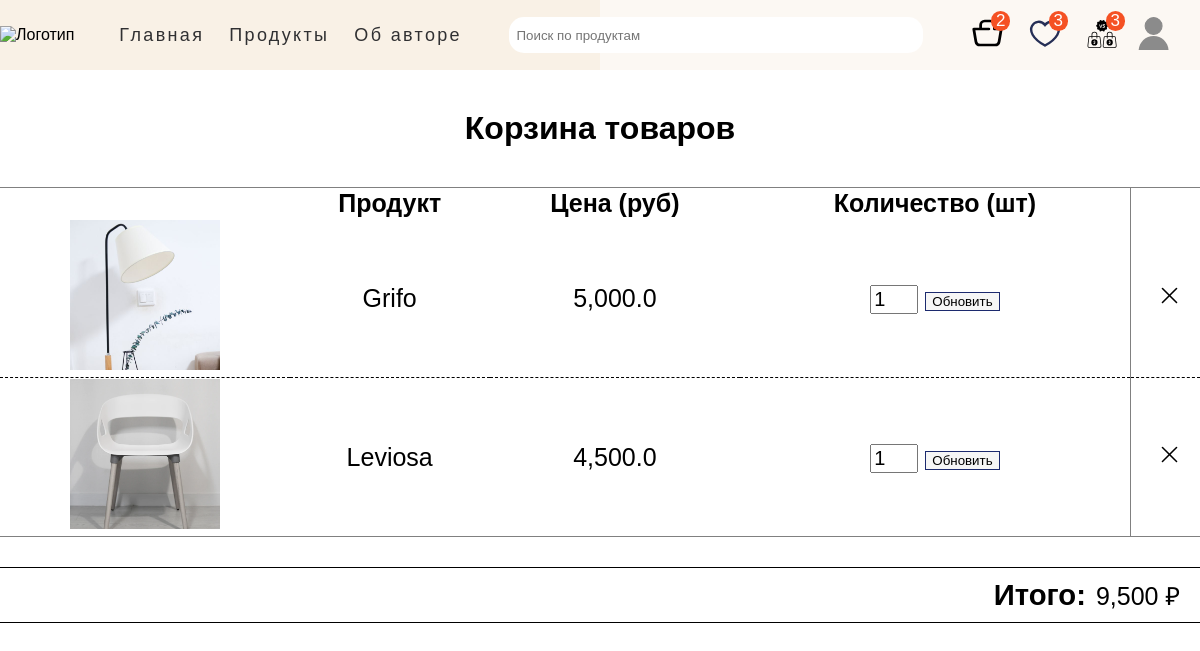
The page /cart/ (signed in) on the database as committed earlier.
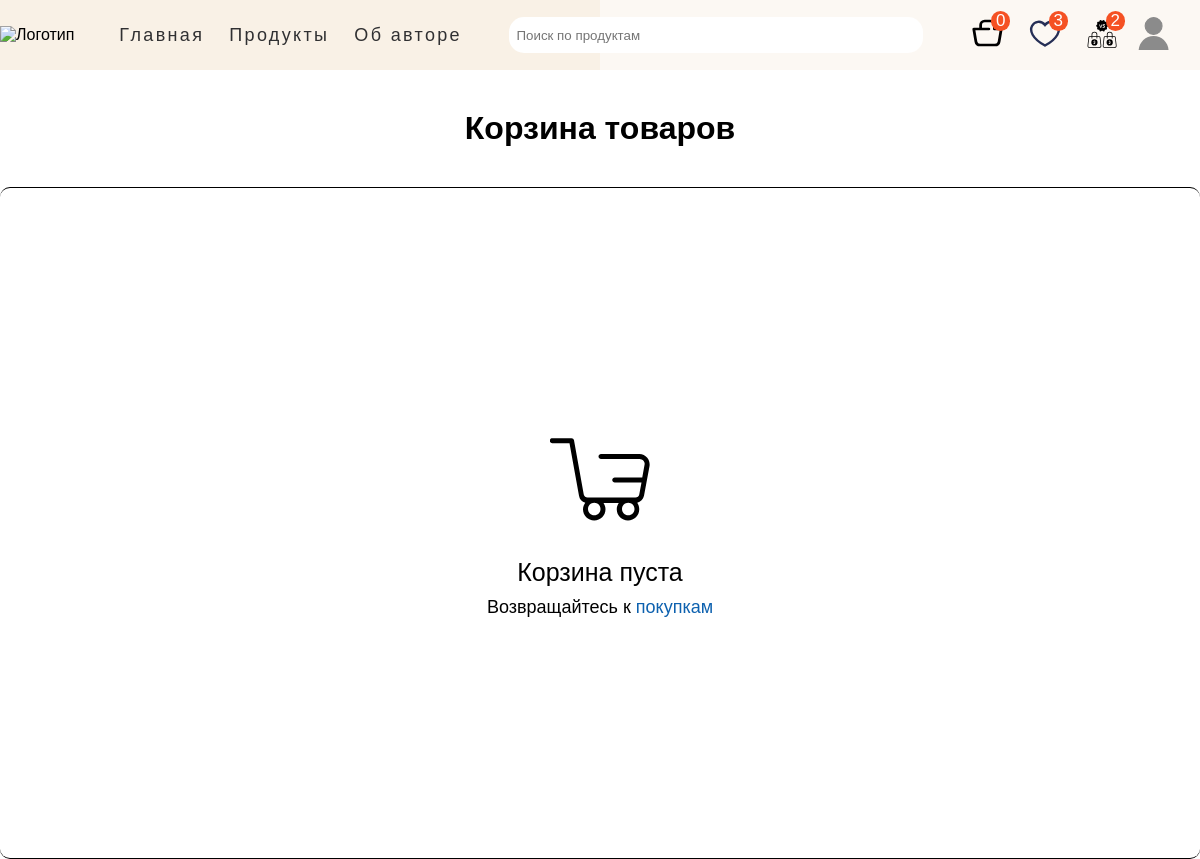
The same page on the database as committed later.
### main_page/models.py (models this page shows, shortened)
class Menu(models.Model):
    title = models.CharField(max_length=50)
    url = models.CharField(max_length=100)
    class Meta:
        verbose_name = 'Меню'
        verbose_name_plural = 'Меню'

### shopping_cart/models.py (models this page shows, shortened)
class ShoppingCart(models.Model):
    name = models.CharField(max_length=50, verbose_name='Наименование')
    price = models.FloatField(max_length=20, verbose_name='Цена')
    img = models.ImageField(upload_to='main_page/images', null=True, verbose_name='Изображение')
    quantity = models.PositiveIntegerField(default=1, verbose_name='Количество')
    user = models.ForeignKey(User, on_delete=models.CASCADE, null=True, verbose_name='Пользователь')
    class Meta:
        ordering = ('name',)
        verbose_name = 'Корзины'
        verbose_name_plural = 'Корзина'

### shopping_cart/views.py (the view)
# urls.py: path('', views.cart_view, name='cart'),
@login_required
def cart_view(request):
    menu = Menu.objects.all()
    cart_items = ShoppingCart.objects.filter(user=request.user)
    cart_prods_counter = request.user.shoppingcart_set.all()
    favourite_prods_counter = request.user.favourite_set.all()
    compare_prods_counter = request.user.compare_set.all()
    total_price = cart_items.aggregate(
        total_price=Sum(ExpressionWrapper(F('price') * F('quantity'),
                                          output_field=DecimalField())))
    return render(request, 'shopping_cart/shopping_cart.html',
                  {'menu': menu,
                   'cart_items': cart_items,
                   'cart_prods_counter': cart_prods_counter,
                   'favourite_prods_counter': favourite_prods_counter,
                   'compare_prods_counter': compare_prods_counter,
                   'total_price': total_price['total_price']})

### templates/shopping_cart/shopping_cart.html (shortened to what this page needs)
{% extends 'main_page/base.html' %}
{% load static %}
{% block css %}
    <link rel="stylesheet" href="{% static 'css/cart.css' %}">
{% endblock %}
{% block content %}
    <h1>Корзина товаров</h1>
    <section class="cart-content container">
        {% if cart_items %}
            <table class="products-cart">
                <thead>
                    <tr class="row-titles">
                        <th class="product-thumbnail">&nbsp;</th>
                        <th class="product-name">Продукт</th>
                        <th class="product-price">Цена (руб)</th>
                        <th class="product-quantity">Количество (шт)</th>
                        <th class="product-remove"></th>
                    </tr>
                </thead>
                <tbody>
                    {% if cart_items %}
                        {% for item in cart_items %}
                        <tr class="row-titles">
                            <td class="product-thumbnail">
                                <a href="#">
                                    <img src="{{ item.img.url }}" alt="{{ item.title }}" height="150" width="150"
                                          class="item-img">
                                </a>
                            </td>
                            <td class="product-name"><a href="#">{{ item.name }}</a></td>
                            <td class="product-price"><a href="#">{{ item.price }}</a></td>
                            <td class="product-quantity">
                                <a href="#">
                                   <form method="POST" action="{% url 'cart:update_cart' %}" class="update-quantity-form">
                                       <input type="number" name="quantity" value="{{ item.quantity }}" min="1" max="100">
                                       <button type="submit">Обновить</button>
                                   </form>
                                </a>
                            </td>
                            <td class="product-remove">
                                <a href="{% url 'cart:remove_item' item.id %}">
                                    <img src="{% static 'shopping_cart/remove-icon.svg' %}" width="25px" height="25px"
                                         alt="Удалить товар">
                                </a>
                            </td>
                        </tr>
                        {% endfor %}
                    {% endif %}
                </tbody>
            </table>
            <div class="count-total-price">
                <h3>Итого: </h3>
                <p>{{ total_price }} ₽</p>
            </div>
            {% else %}
            <div class="cart-is-empty">
                <img src="{% static 'shopping_cart/empty-cart.svg' %}" height="100" width="100" alt="Корзина товаров">
                <p id="cart-empty">Корзина пуста</p>
                <p id="go-shop">Возвращайтесь к <a href="{% url 'main_page:index' %}">покупкам</a></p>
            </div>
        {% endif %}
    </section>
{% endblock %}

### templates/main_page/base.html (shortened to what this page needs)
<!DOCTYPE html>
{% load static %}
<html lang="en">
<head>
    <link rel="stylesheet" href="{% static 'css/base.css' %}">
    <link rel="stylesheet" href="{% static 'fonts/Gilroy-Medium.woff' %}">
    {% block css %} {% endblock %}
</head>
<body>
    <header class="page-header">
        <div class="page-header__wrapper container">
            <nav class="site-nav page-header__site-nav">
                <div class="page-header__logo">
                    <a href="{% url 'home_page' %}">
                        <img src="{% static 'main_page/funiro-logo.svg' %}" alt="Логотип">
                    </a>
                </div>
                <ul class="site-nav__list">
                    {% for item in menu %}
                        <li class="site-nav__item"><a href="{{ item.url }}">{{ item.title }}</a></li>
                    {% endfor %}
                </ul>
            </nav>
            <div class="site-nav__search-block">
                <form action="{% url 'main_page:index' %}" method="get">
                    <div class="form_field">
                        <input class="search-bar" id="formInput#search" type="text" name="search_query"
                               value="{{ search_query }}" placeholder="Поиск по продуктам"/>
                    </div>
                </form>
            </div>
            <div class="user-nav__user-block">
                {% if user.is_authenticated %}
                    <div class="user-nav__shop_block">
                        <span class="cart-counter">{{ cart_prods_counter.count }}</span>
                        <span class="favourite-counter">{{ favourite_prods_counter.count }}</span>
                        <span class="compare-counter">{{ compare_prods_counter.count }}</span>
                        <a href="{% url 'cart:cart' %}"><img src="{% static 'main_page/shop_cart.svg' %}"
                                                             height="32" width="33" alt="Корзина товаров">
                        </a>
                        <a href="{% url 'favourites:all_products' %}"><img src="{% static 'main_page/favourites-icon.svg' %}"
                                                                           width="32" height="33" alt="Избранное">
                        </a>
                        <a href="{% url 'compare:all_compare' %}"><img src="{% static 'main_page/compare.svg' %}"
                                                                       width="32" height="33" alt="Избранное">
                        </a>
                    </div>
                    <div class="user-nav__profile">
                        <a class="user-nav__logo" id="user-icon" href="{% url 'main_page:index' %}">
                            <img src="{% static 'main_page/user_logo.svg' %}"
                                 width="32" height="33" alt="Пользователь">
                        </a>
                    </div>
                {% else %}
                    <ul class="user-nav__user-auth">
                        <li><a href="{% url 'signup' %}">Зарегистрироваться</a></li>
                        <li><a href="{% url 'login' %}">Войти</a></li>
                    </ul>
                {% endif %}
            </div>
        </div>
    </header>
{% block content %}{% endblock %}
</body>
</html>

Rows that differ between the two databases and show on the page:
removed ShoppingCart: img (picture), name "Grifo", price "5,000.0", quantity "1"
removed ShoppingCart: img (picture), name "Leviosa", price "4,500.0", quantity "1"
Other text that changed with them:
{{ cart_prods_counter.count }}: "2" → "0"
{{ compare_prods_counter.count }}: "3" → "2"
{{ total_price }}: "9,500" → (not shown)
text no longer shown: "Продукт Цена (руб) Количество (шт) Итого: ₽"
text now shown: "Корзина пуста Возвращайтесь к покупкам"
